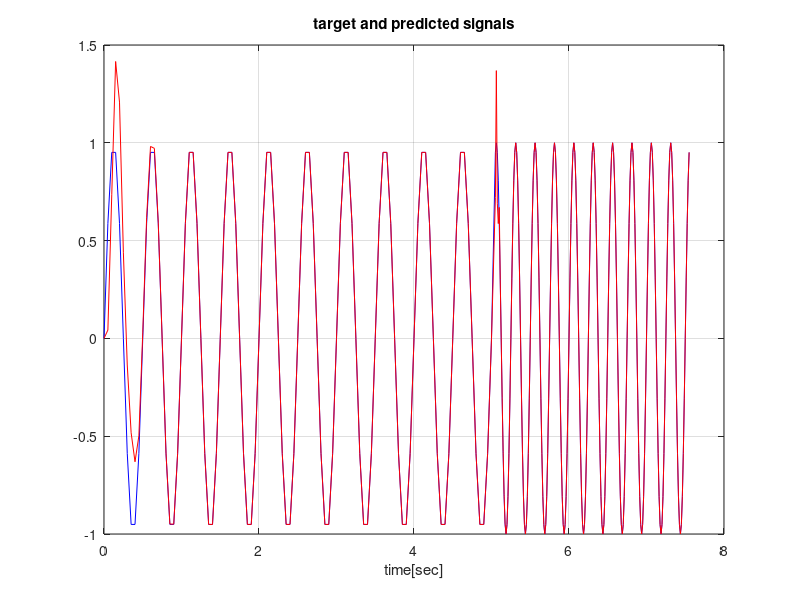
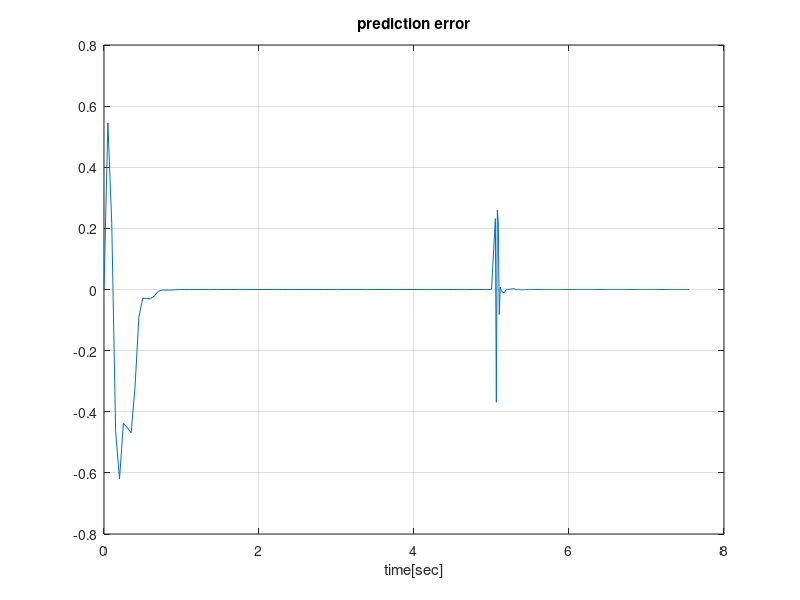

These charts were generated, in order, by the following MATLAB code:
clear;
clc;
f1=2;
ts=1/(40*f1);
N=100;
t1=(0:N)*4*ts;
t2=(0:2*N)*ts+4*(N+1)*ts;
t=[t1 t2];
N=size(t,2);
xt=[sin(2*pi*f1*t1) sin(2*pi*2*f1*t2)];
plot(t,xt),grid,title('Signal to be predicted')
p=4;
X=convmtx(xt,p);X=X(:,1:N);
d=xt;
y=zeros(size(d));
eps=zeros(size(d));
eta=0.4;
w=rand(1,p);
for n=1:N
    y(n)=w*X(:,n);
    eps(n)=d(n)-y(n);
    w=w+eta*eps(n)*X(:,n)';
end
figure(1)
plot(t,d,'b',t,y,'-r'),grid,...
title('target and predicted signals'),xlabel('time[sec]')
figure(2)
plot(t,eps),grid,title('prediction error'),xlabel('time[sec]')